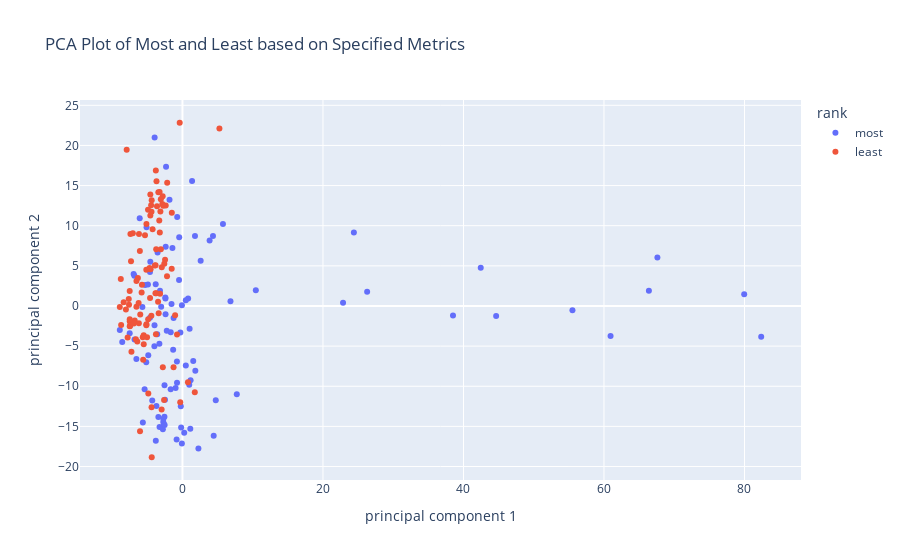

Notebook source saved alongside this figure:
### Code cell
# Standardizing the features (important for PCA)
from sklearn.preprocessing import StandardScaler

X = embeddings_audio
X_scaled = StandardScaler().fit_transform(X)

# Performing PCA
from sklearn.decomposition import PCA

pca = PCA(n_components=2)  # Reducing to 2 components for visualization
principalComponents = pca.fit_transform(X_scaled)
principalDf = pd.DataFrame(data=principalComponents, columns=['principal component 1', 'principal component 2'])

# Adding the 'rank' back for coloring
finalDf = pd.concat([principalDf, pd.DataFrame({'rank': colors})], axis=1)

# Plotting with Plotly Express
fig = px.scatter(finalDf, x='principal component 1', y='principal component 2', color='rank',
                 title="PCA Plot of Most and Least based on Specified Metrics")
fig.show()
